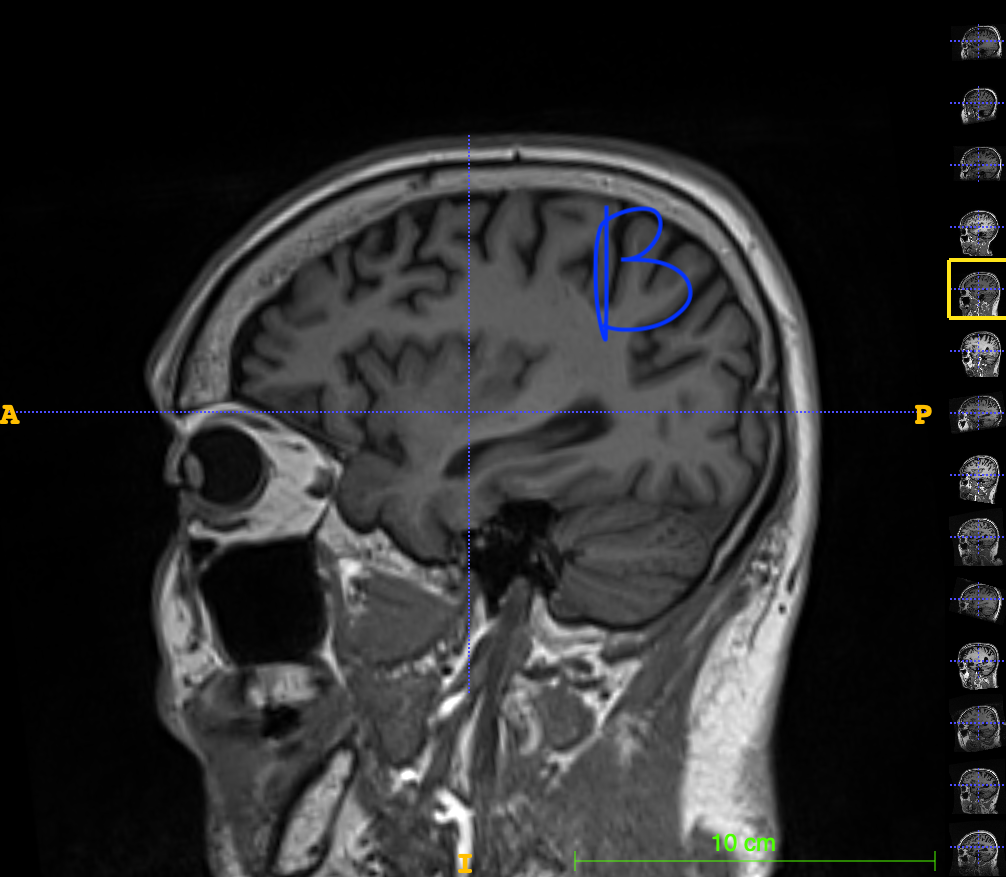
#> input picture color extraction scripts/Test Images for Color Extraction/TEST MRI SLICE BLUE.png, 1006 x 877 px, given as the content of the folder /Users/davidnguyen/Downloads/blue extraction, which was not available
$ jupyter execute 'BLUE_Color Extraction.ipynb'   (shell and % lines are left out)   (text cells are left out)
#> lines starting #> are read from the running program, lines starting #| are printed output that depends on the picture; after the words box and inside, x2 and y2 are one past the last pixel; in counts of white or black regions, pixels touching at a corner belong together; pictures that were not available may be replaced by others from this repository, and a replacement may not be noted
[cell 1]
# BrainScanology, Inc. By David Nguyen


# Purpose: This script thresholds for red colors and creates a mask
# Note: This script is formatted for Jupyter Notebook, not Pycharm [specifically: the matplotlib show image function: plt.imshow()].

# Instructions:
# 1. Set the working directory in Part 0A.2 by pasting in the file path in "os.chdir("_____")"
# 2. This working directory should only contain image files.
# 3. The part of each image that you wanted to create a mask for should be in red color.

# Expected output:
#    For each input file, this script outputs one file with the following suffix in its name: "_mask.png"

[cell 2]
##########################################################################################
##########################################################################################
# Part 0A - Load dependencies and set the working directory

import cv2
import numpy as np
import scipy.ndimage
import matplotlib.pyplot as plt
from matplotlib import colors

# Part 0A.2 - Set the working directory
import os
os.chdir('/Users/davidnguyen/Downloads/blue extraction') # this sets the desired working directory

path = os.getcwd() # this gets the file path of the working diretory
contents = os.listdir(path) # this creates a list of all the files within the working directory
contents # This prints the contents of the working directory

[cell 3]
for item in contents:

    if item.startswith(".") == True:
        pass

    else:
        ##########################################################################################
        ##########################################################################################
        # Part 1A.1: Load the image and copy its name as a string for use in renaming output files

        ########
        # this function copies the name of the file that is passed into and returns that name
        def name_copier(y):
            fileName = y
            return(fileName)

        # This function returns TWO values. This function loads an image's name into cv2.imread, which is stored as "the_im",
        # and then passes that name to be returned as a string that is stored as "theName"
        def img_loader(x):
            img = f'cv2.imread("{x}")'
            nombre = name_copier(x)
            return eval(img), nombre
        ########

        # Part 1A.2: Load the image and copy its name
        the_im, theName = img_loader(item)
        #plt.imshow(the_im)
        #print(theName)

        #create a copy of the image
        img_copy = the_im.copy()
        #plt.imshow(img_copy)

        # convert to RGB (openCV loads as BGR)
        img_rgb = cv2.cvtColor(img_copy, cv2.COLOR_BGR2RGB)
        plt.imshow(img_rgb)

        ##########################################################################################
        ##########################################################################################
        # Part 2 - Threshold for red color and create mask

        # convert image to HSV
        hsv_img = cv2.cvtColor(img_rgb, cv2.COLOR_RGB2HSV)
        plt.imshow(hsv_img)

        # set the lower bound and upper bound of colors to only detect red colors
        lower_red = np.array([112,10,10])
        upper_red = np.array([128,255,255])

        # extract only red pixels
        mask = cv2.inRange(hsv_img, lower_red, upper_red)

        plt.imshow(mask, cmap="gray")


        ##########################################################################################
        ##########################################################################################
        # Part 3 - Find contour of mask and redraw contour

        # this turns the image into a binary black and white image (objects should be white, background should be black)
        ret, binary = cv2.threshold(mask, 100, 255, cv2.THRESH_OTSU)
        plt.imshow(binary,cmap="gray")

        # this detects the contours of the white shapes in the image
        contours, hierarchy = cv2.findContours(binary, cv2.RETR_TREE, cv2.CHAIN_APPROX_SIMPLE)

        # this draws the contour detected -- in BLUE color -- on a canvas that has the same dimensions as the input image
        with_contours = cv2.drawContours(binary, contours, -1,(255,0,0),3)


        ##########################################################################################
        ##########################################################################################
        # Part 4 - Erode the contour so that it's thickness matches the original image.
        #    The result of Part 3 is a shape that is thicker than the original shape, which will
        #    trick the Parallel Grid LCPC script into interpreting the thickness to be two intersections instead of one.

        # This erodes the contour to make it thinner and more like the original shape
        kernel = np.ones((5,5),np.uint8)
        erosion = cv2.erode(with_contours, kernel, iterations = 1)


        ##########################################################################################
        ##########################################################################################
        # Part 5 - Redraw the eroded contour in blue color on white background

        # make a color map of fixed colors so that zeros are white and 255 = blue
        cmap = colors.ListedColormap(['white', 'blue'])
        bounds=[0,5,256]
        norm = colors.BoundaryNorm(bounds, cmap.N)

        plt.imshow(erosion, interpolation='nearest', origin='upper', cmap=cmap, norm=norm)


        ##########################################################################################
        ##########################################################################################
        # Part 6 - Rotate image and save image with generic name

        # rotate the image 90 degrees clockwise
        #rotated90CW = scipy.ndimage.rotate(erosion, -90)

        #plt.imshow(rotated90CW, interpolation='nearest', origin='upper', cmap=cmap, norm=norm)


        # save the image
        plt.imsave('theMask.png', erosion, cmap=cmap)


        ###############################################################################
        ###############################################################################
        # Part 7 - Rename the saved image based on the input file's name and include a suffix


        # strip the file extension from the name of the input file
        split_string = theName.split(".", 1)
        stripped_name = split_string[0]

        # append suffix to the stripped file name
        final_name = f'{stripped_name}_mask.png'
        # final_name


        # Rename the output file using final_name
        from os import path

        def main():
            # make a duplicate of an existing file
            if path.exists("theMask.png"):
                # get the path to the file in the current directory
                src = path.realpath("theMask.png");

                # rename the original file
                os.rename('theMask.png', final_name)

        if __name__ == "__main__":
            main()
#> this loop made 1 pass
#> (theName, ret, split_string, stripped_name, final_name) on pass 1: ('TEST MRI SLICE BLUE.png', 0, ['TEST MRI SLICE BLUE', 'png'], 'TEST MRI SLICE BLUE', 'TEST MRI SLICE BLUE_mask.png')
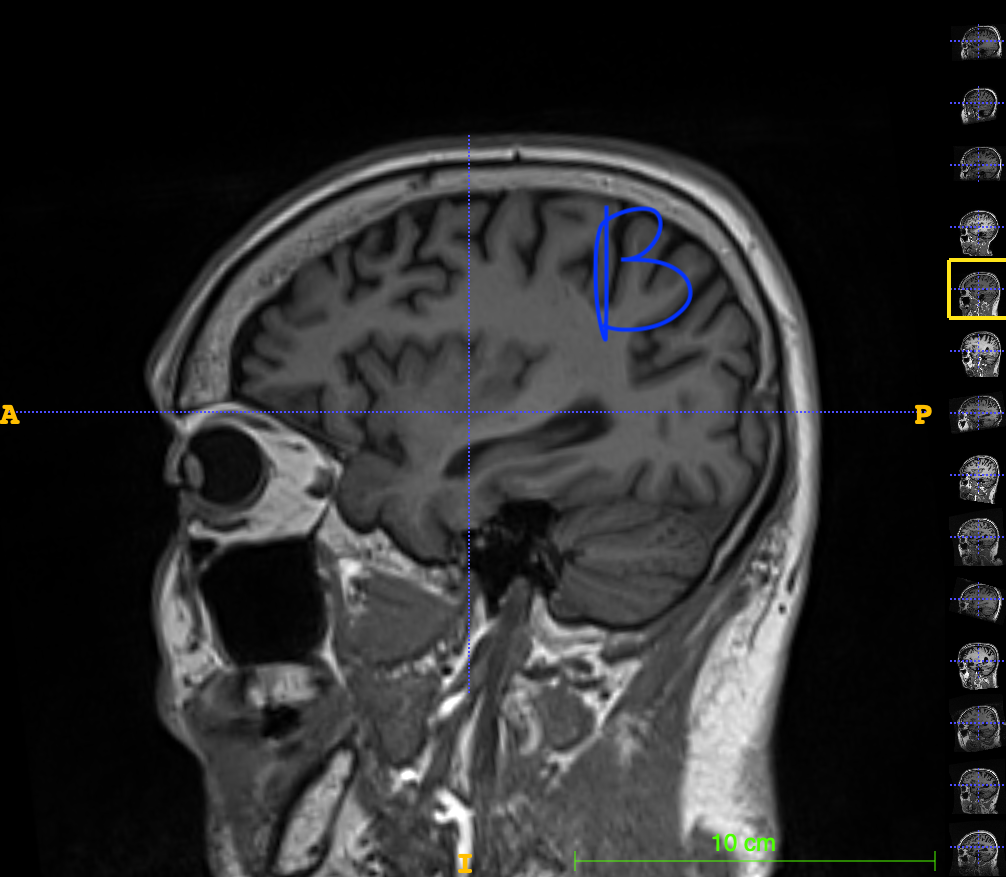
#> input picture color extraction scripts/Test Images for Color Extraction/TEST MRI SLICE BLUE.png, 1006 x 877 px, given as the content of the folder /Users/davidnguyen/Downloads/blue extraction, which was not available
#> pass 1, `mask = cv2.inRange(hsv_img, lower_red, upper_red)`:
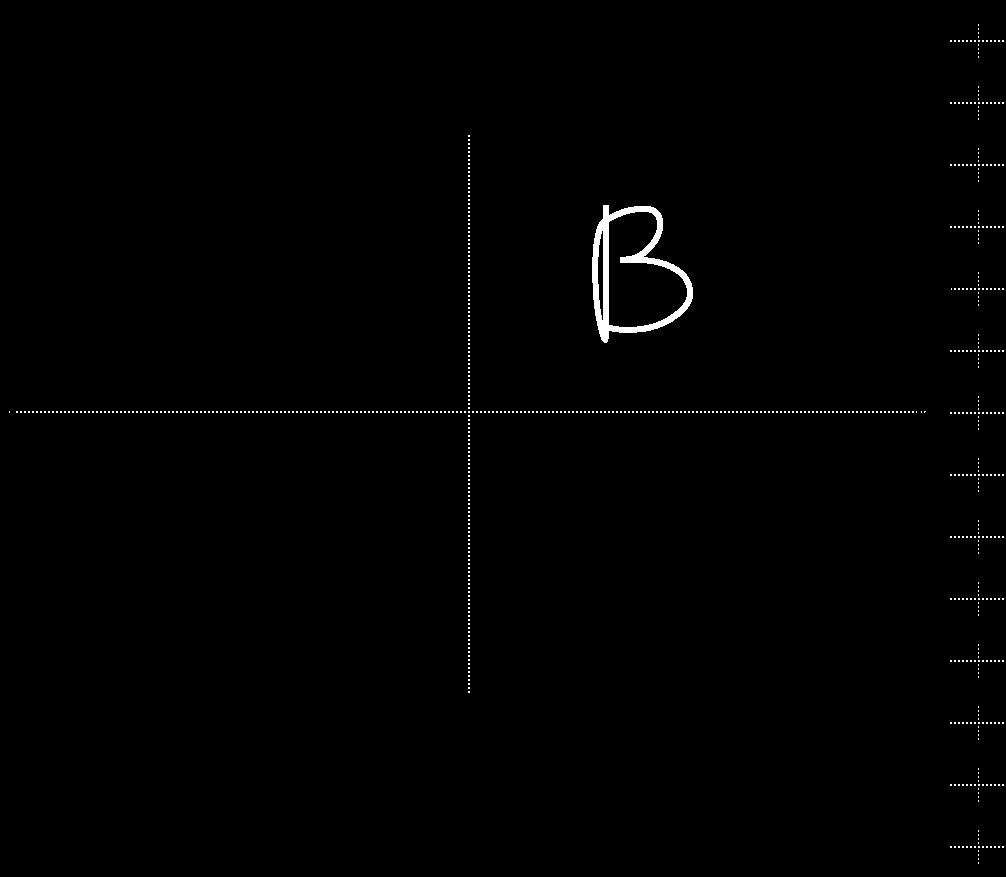
#> mask: shape (877, 1006); 0.65% white; 677 white regions (676 under 20 px), largest, box (x1, y1, x2, y2) and area: (592, 205, 693, 343) 3297
#> pass 1, `with_contours = cv2.drawContours(binary, contours, -1,(255,0,0),3)`:
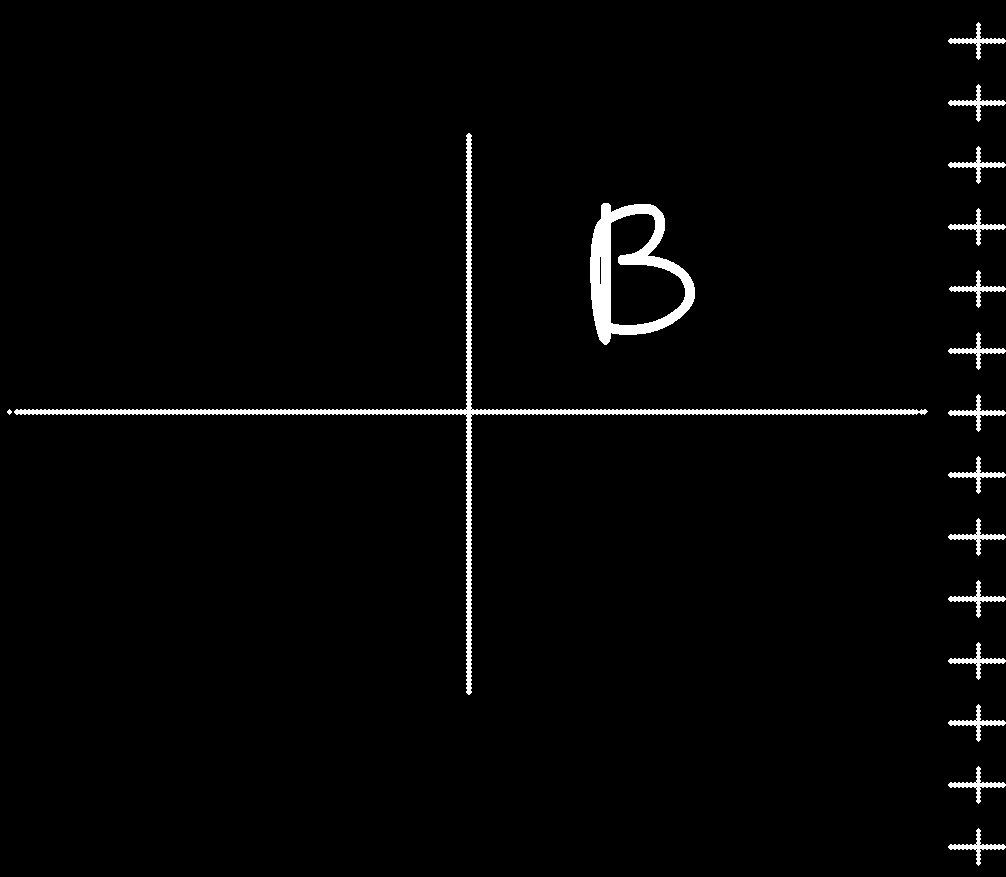
#> with_contours: shape (877, 1006); 2.1% white; 17 white regions (1 under 20 px), largest, box (x1, y1, x2, y2) and area: (14, 133, 928, 695) 7333, (590, 203, 695, 345) 5161, (948, 22, 1006, 60) 410
#> img_copy is the input picture: shape (877, 1006, 3); mean B, G, R 43.8, 43.3, 43
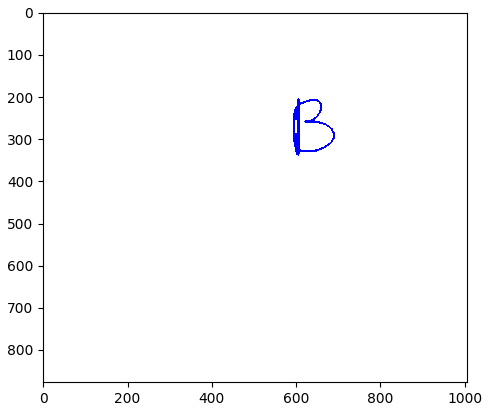
#> figure drawn by matplotlib, 1 panel
